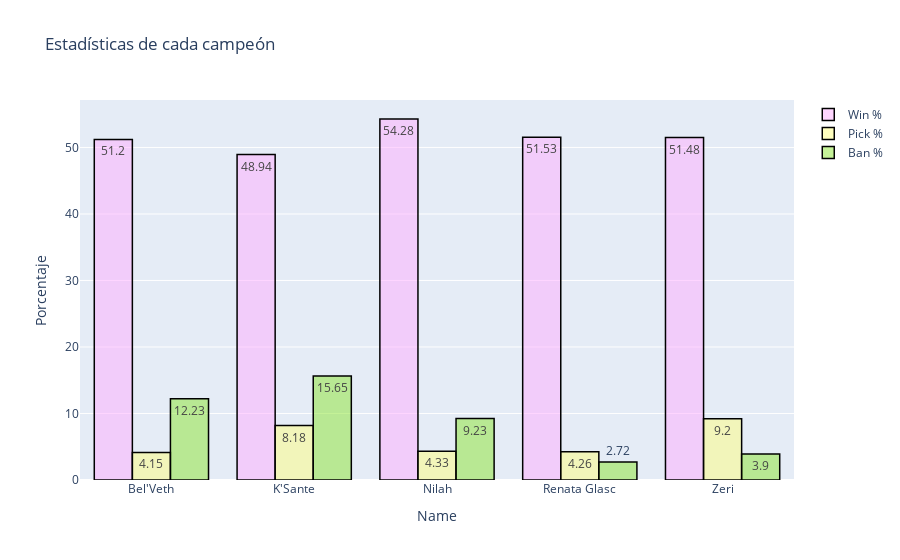

The cell this chart's notebook holds for it:
### Code cell
# Aquí el gráfico para el parche 23

trace4 = go.Bar(x = mask2["Name"],
               y = mask2['Win %'],
               name = 'Win %',
               marker = dict(color = 'rgba(255, 174, 255, 0.5)',
                            line = dict(color='rgb(0,0,0)', width = 1.5)),
               text = mask2["Win %"])

trace5 = go.Bar(x = mask2["Name"],
               y = mask2["Pick %"],
               name = 'Pick %',
               marker = dict(color = 'rgba(255, 255, 128, 0.5)',
                            line = dict(color='rgb(0,0,0)', width = 1.5)),
               text = mask2['Pick %'])

trace6 = go.Bar(x = mask2["Name"],
               y = mask2["Ban %"],
               name = 'Ban %',
               marker = dict(color = 'rgba(140, 230, 50, 0.5)',
                            line = dict(color='rgb(0,0,0)', width = 1.5)),
               text = mask2['Ban %'])




data = [trace4, trace5, trace6]


layout = {
    'xaxis': {'title': 'Name'},
    'yaxis': {'title': 'Porcentaje'},
    'barmode': 'group',
    'title': 'Estadísticas de cada campeón'
}

fig = go.Figure(data = data, layout = layout)

fig

### Figure 1 — Plotly figure (JSON) as saved in the notebook; plotly's stock layout.template omitted (floating-point values rounded to 4 significant figures)
{"data": [{"marker": {"color": "rgba(255, 174, 255, 0.5)", "line": {"color": "rgb(0,0,0)", "width": 1.5}}, "name": "Win %", "text": [51.2, 48.94, 54.28, 51.53, 51.48], "type": "bar", "x": ["Bel'Veth", "K'Sante", "Nilah", "Renata Glasc", "Zeri"], "y": [51.2, 48.94, 54.28, 51.53, 51.48]}, {"marker": {"color": "rgba(255, 255, 128, 0.5)", "line": {"color": "rgb(0,0,0)", "width": 1.5}}, "name": "Pick %", "text": [4.15, 8.18, 4.33, 4.26, 9.2], "type": "bar", "x": ["Bel'Veth", "K'Sante", "Nilah", "Renata Glasc", "Zeri"], "y": [4.15, 8.18, 4.33, 4.26, 9.2]}, {"marker": {"color": "rgba(140, 230, 50, 0.5)", "line": {"color": "rgb(0,0,0)", "width": 1.5}}, "name": "Ban %", "text": [12.23, 15.65, 9.23, 2.72, 3.9], "type": "bar", "x": ["Bel'Veth", "K'Sante", "Nilah", "Renata Glasc", "Zeri"], "y": [12.23, 15.65, 9.23, 2.72, 3.9]}], "layout": {"barmode": "group", "title": {"text": "Estadísticas de cada campeón"}, "xaxis": {"title": {"text": "Name"}}, "yaxis": {"title": {"text": "Porcentaje"}}}}
